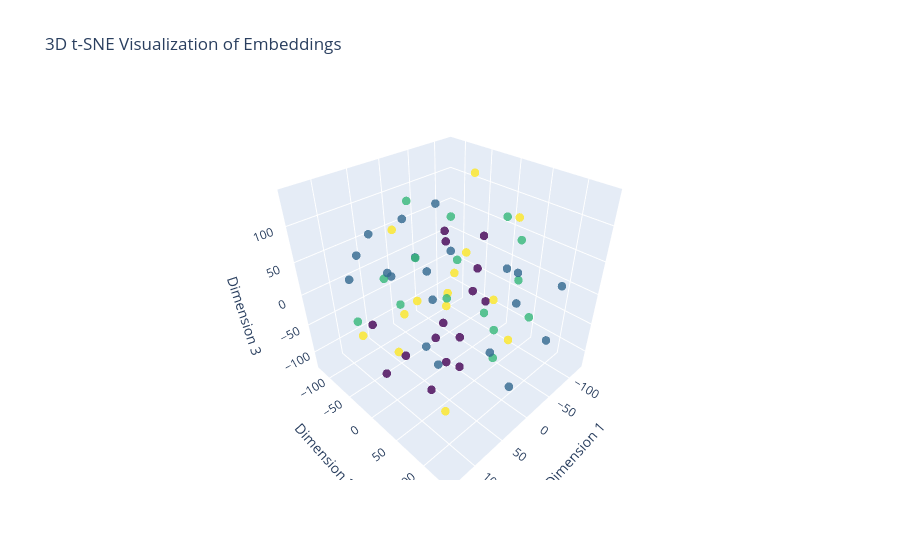

Write notebook code for a chart like this one.
### Code cell
# Get the first batch from the validation data
batch = next(iter(valid_dataloader))

# Extract the text and offsets from the batch
label, text, offsets = batch

# Send the data to the device (GPU if available)
text = text.to(device)
offsets = offsets.to(device)

# Get the embeddings bag output for the batch
embedded = model.embedding(text, offsets)

# Convert the embeddings tensor to a numpy array
embeddings_numpy = embedded.detach().cpu().numpy()

# Perform t-SNE on the embeddings to reduce their dimensionality to 3D.
X_embedded_3d = TSNE(n_components=3).fit_transform(embeddings_numpy)

# Create a 3D scatter plot using Plotly
trace = go.Scatter3d(
    x=X_embedded_3d[:, 0],
    y=X_embedded_3d[:, 1],
    z=X_embedded_3d[:, 2],
    mode='markers',
    marker=dict(
        size=5,
        color=label.numpy(),  # Use label information for color
        colorscale='Viridis',  # Choose a colorscale
        opacity=0.8
    )
)

layout = go.Layout(title="3D t-SNE Visualization of Embeddings",
                   scene=dict(xaxis_title='Dimension 1',
                              yaxis_title='Dimension 2',
                              zaxis_title='Dimension 3'))

fig = go.Figure(data=[trace], layout=layout)
fig.show()

### Figure 1 — Plotly figure (JSON) as saved in the notebook; plotly's stock layout.template omitted (floating-point values rounded to 4 significant figures)
{"data": [{"marker": {"color": [1, 0, 1, 3, 1, 1, 0, 0, 1, 3, 2, 3, 1, 3, 0, 2, 2, 3, 1, 0, 3, 0, 1, 2, 0, 1, 2, 2, 2, 0, 2, 1, 3, 2, 2, 2, 1, 0, 1, 1, 1, 3, 2, 0, 0, 2, 1, 1, 3, 1, 3, 0, 2, 1, 2, 0, 3, 3, 3, 0, 0, 1, 3, 1], "colorscale": [[0, "#440154"], [0.1111, "#482878"], [0.2222, "#3e4989"], [0.3333, "#31688e"], [0.4444, "#26828e"], [0.5556, "#1f9e89"], [0.6667, "#35b779"], [0.7778, "#6ece58"], [0.8889, "#b5de2b"], [1, "#fde725"]], "opacity": 0.8, "size": 5}, "mode": "markers", "type": "scatter3d", "x": [-7.472, 40.6, 44.45, 97.4, 100.3, -124.4, 7.612, 120.4, 101.5, -86.24, 64.7, -116.5, 96.12, 30.9, -37.99, -9.777, -90.53, -26.17, 52.0, -103.0, 0.01854, 29.8, 36.53, -8.317, -38.27, -14.35, 74.86, -117.7, -61.34, 134.3, -77.96, -90.36, -19.28, -78.51, 24.92, -24.87, 75.07, 12.34, -43.96, 50.81, -55.36, -68.25, 11.39, -86.83, 45.26, -43.22, 45.25, 90.62, 47.71, 64.1, 104.6, -60.42, -25.71, -32.4, -39.83, 65.83, -5.536, -75.71, -23.14, 82.92, -75.92, 120.8, 45.73, 22.59], "y": [102.6, 58.92, 46.8, 90.86, 11.1, -1.952, 0.8872, -5.882, -51.28, 39.75, -22.93, 17.87, -84.85, -59.89, -15.8, -7.207, 44.47, -32.87, -95.97, -32.12, -3.405, 3.417, -23.25, 71.65, -45.38, -59.61, -114.7, -99.86, 39.38, 32.64, 76.76, 111.7, -90.18, -85.04, -110.0, 60.51, 49.06, 52.0, -70.85, 114.6, 67.12, -22.6, -64.74, -9.131, 34.7, 25.27, -72.09, 72.9, -58.02, -9.272, -56.29, -5.007, 88.4, 134.3, -113.8, 31.88, -122.0, -65.04, 7.227, 3.967, -86.24, 88.11, 110.7, 125.3], "z": [30.72, -68.26, 99.65, -79.2, 76.0, -21.4, -122.5, 9.878, 76.35, -114.0, 0.6598, 73.13, 24.08, -54.38, -113.0, 102.9, -4.113, -55.8, 68.43, 31.05, -4.358, -60.55, 58.01, -28.64, 42.2, -2.48, -74.29, -45.37, 100.9, -31.91, -44.25, 18.91, -73.21, -96.11, -20.17, -95.86, 51.38, 32.97, 88.28, -0.156, 34.61, 138.0, 111.7, -66.81, -7.222, -46.01, 16.71, -19.96, -114.9, 124.9, -47.41, 6.477, 101.6, -22.06, -14.36, -112.4, 43.71, -35.76, 52.95, -57.48, 28.93, 36.77, 67.97, -68.18]}], "layout": {"scene": {"xaxis": {"title": {"text": "Dimension 1"}}, "yaxis": {"title": {"text": "Dimension 2"}}, "zaxis": {"title": {"text": "Dimension 3"}}}, "title": {"text": "3D t-SNE Visualization of Embeddings"}}}
